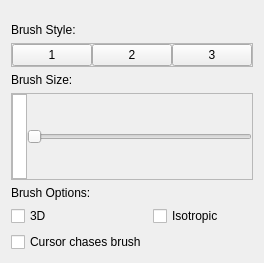
<?xml version="1.0" encoding="UTF-8"?>
<ui version="4.0">
 <class>brush_widget</class>
 <widget class="QWidget" name="brush_widget">
  <property name="geometry">
   <rect>
    <x>0</x>
    <y>0</y>
    <width>248</width>
    <height>263</height>
   </rect>
  </property>
  <property name="windowTitle">
   <string>Form</string>
  </property>
  <layout class="QVBoxLayout" name="verticalLayout">
   <item>
    <spacer name="brush_verticalSpacer">
     <property name="orientation">
      <enum>Qt::Vertical</enum>
     </property>
     <property name="sizeType">
      <enum>QSizePolicy::Fixed</enum>
     </property>
     <property name="sizeHint" stdset="0">
      <size>
       <width>227</width>
       <height>12</height>
      </size>
     </property>
    </spacer>
   </item>
   <item>
    <widget class="QLabel" name="brushStyle_label">
     <property name="text">
      <string>Brush Style:</string>
     </property>
    </widget>
   </item>
   <item>
    <widget class="QFrame" name="brushStyle_frame">
     <property name="maximumSize">
      <size>
       <width>16777215</width>
       <height>25</height>
      </size>
     </property>
     <property name="frameShape">
      <enum>QFrame::StyledPanel</enum>
     </property>
     <property name="frameShadow">
      <enum>QFrame::Raised</enum>
     </property>
     <layout class="QHBoxLayout" name="horizontalLayout_7">
      <property name="spacing">
       <number>0</number>
      </property>
      <property name="leftMargin">
       <number>0</number>
      </property>
      <property name="topMargin">
       <number>0</number>
      </property>
      <property name="rightMargin">
       <number>0</number>
      </property>
      <property name="bottomMargin">
       <number>0</number>
      </property>
      <item>
       <widget class="QPushButton" name="brushStyleSquare_button">
        <property name="text">
         <string>1</string>
        </property>
       </widget>
      </item>
      <item>
       <widget class="QPushButton" name="brushStyleCircle_button">
        <property name="text">
         <string>2</string>
        </property>
       </widget>
      </item>
      <item>
       <widget class="QPushButton" name="brushStyleMorph_button">
        <property name="text">
         <string>3</string>
        </property>
       </widget>
      </item>
     </layout>
    </widget>
   </item>
   <item>
    <widget class="QLabel" name="brushSize_label">
     <property name="text">
      <string>Brush Size:</string>
     </property>
    </widget>
   </item>
   <item>
    <widget class="QFrame" name="brushSize_frame">
     <property name="frameShape">
      <enum>QFrame::StyledPanel</enum>
     </property>
     <property name="frameShadow">
      <enum>QFrame::Raised</enum>
     </property>
     <layout class="QHBoxLayout" name="horizontalLayout_8">
      <property name="spacing">
       <number>0</number>
      </property>
      <property name="leftMargin">
       <number>0</number>
      </property>
      <property name="topMargin">
       <number>0</number>
      </property>
      <property name="rightMargin">
       <number>0</number>
      </property>
      <property name="bottomMargin">
       <number>0</number>
      </property>
      <item>
       <widget class="QTextEdit" name="brushSize_textEdit">
        <property name="maximumSize">
         <size>
          <width>15</width>
          <height>16777215</height>
         </size>
        </property>
       </widget>
      </item>
      <item>
       <widget class="QSlider" name="brushSize_slider">
        <property name="orientation">
         <enum>Qt::Horizontal</enum>
        </property>
       </widget>
      </item>
     </layout>
    </widget>
   </item>
   <item>
    <widget class="QLabel" name="brushOptions_labe">
     <property name="text">
      <string>Brush Options:</string>
     </property>
    </widget>
   </item>
   <item>
    <layout class="QGridLayout" name="brushSettings_layout">
     <item row="1" column="0">
      <widget class="QCheckBox" name="brushCursorChasesBrush_checkBox">
       <property name="text">
        <string>Cursor chases brush</string>
       </property>
      </widget>
     </item>
     <item row="0" column="0">
      <widget class="QCheckBox" name="brush3D_checkBox">
       <property name="text">
        <string>3D</string>
       </property>
      </widget>
     </item>
     <item row="0" column="1">
      <widget class="QCheckBox" name="brushIsotroopic_checkBox">
       <property name="text">
        <string>Isotropic</string>
       </property>
      </widget>
     </item>
    </layout>
   </item>
  </layout>
 </widget>
 <resources/>
 <connections/>
</ui>
